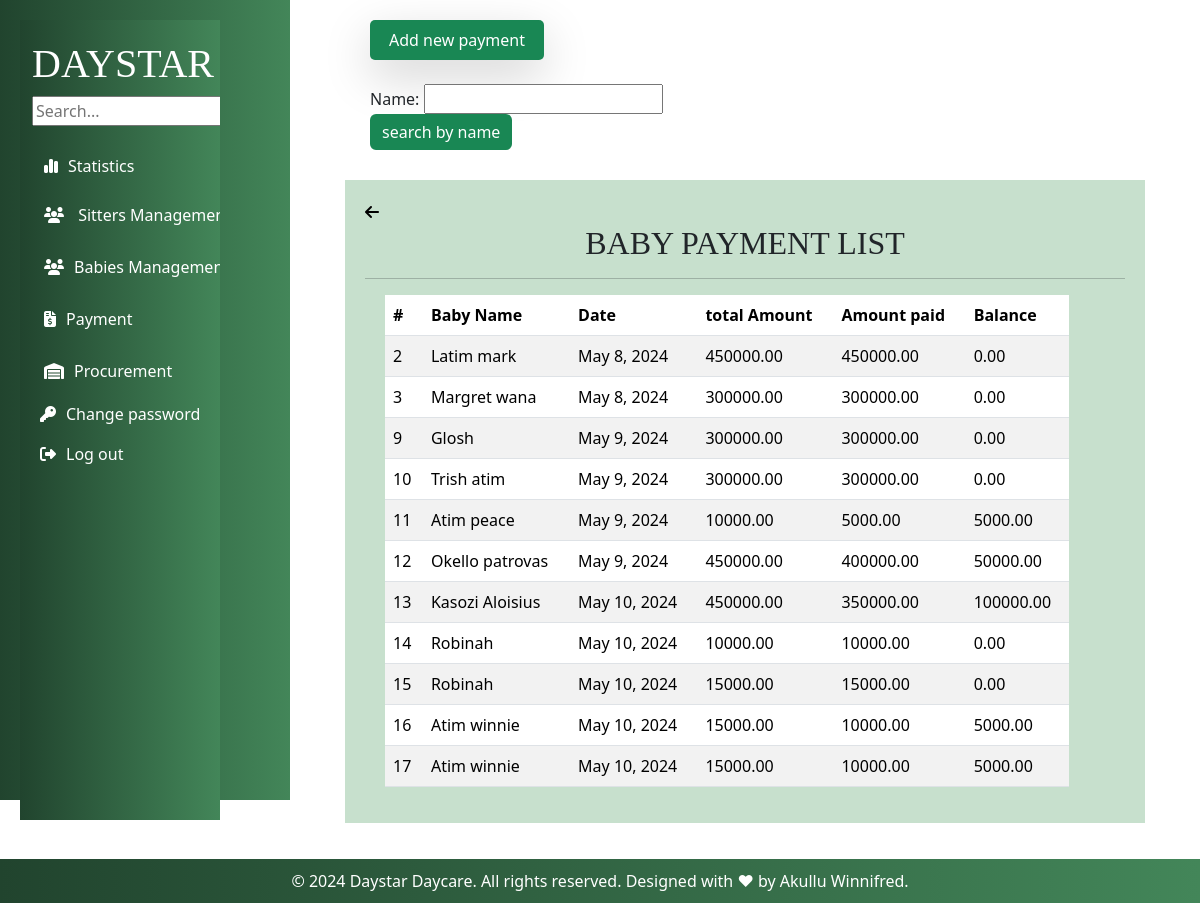
The app's page /babypaymentlist/ (signed in), older data.
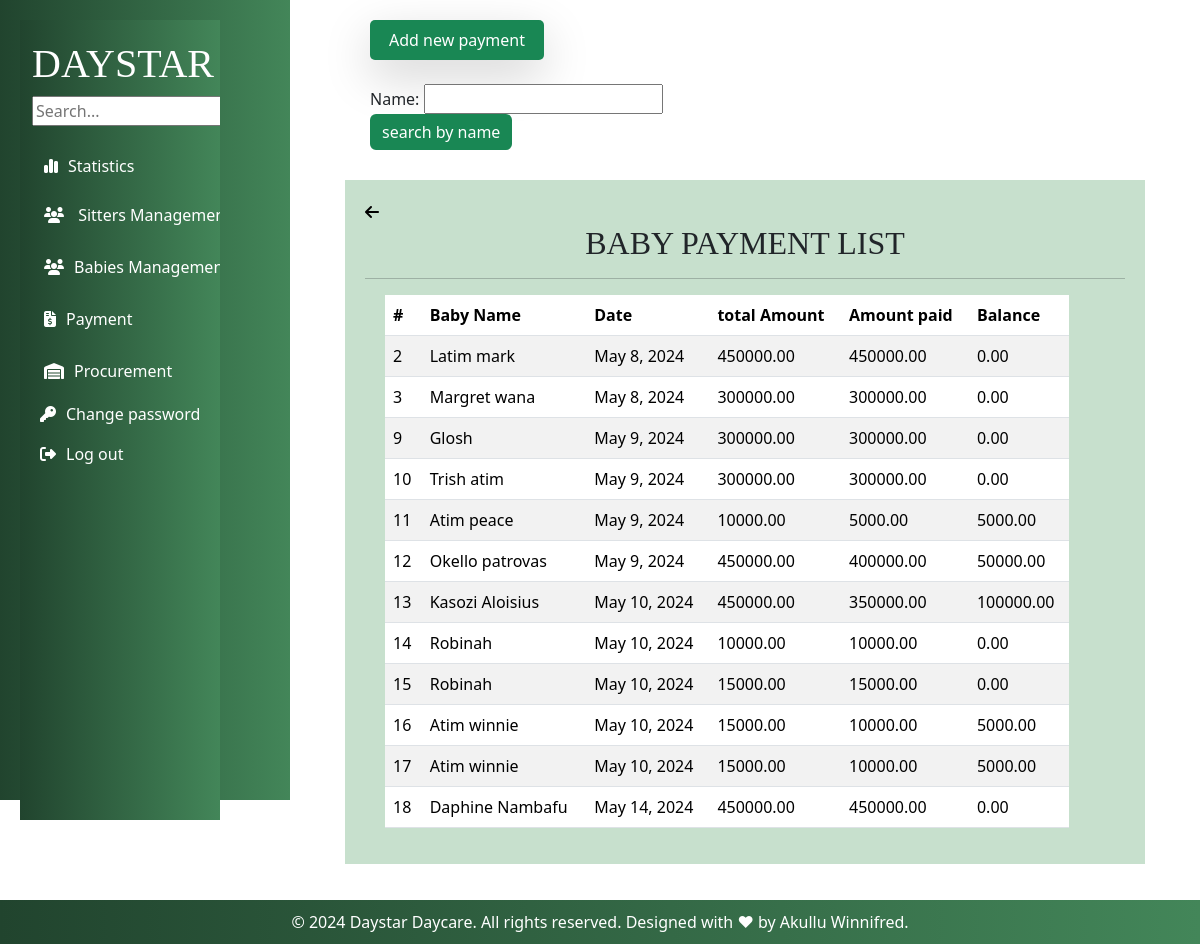
The same page, newer data.
### myapp/models.py (models this page shows, shortened)
class BabyPayment(models.Model):
    name = models.CharField(max_length=200,validators=[validate_letters])
    payment_date = models.DateField()
    full_day = models.BooleanField(default=False,blank=True)
    half_day = models.BooleanField(default=False,blank=True)
    monthly = models.BooleanField(default=False,blank=True)
    monthly = models.BooleanField(default=False,blank=True)
    total_amount_due = models.DecimalField(max_digits=10, decimal_places=2,blank=True)
    amount_paid = models.DecimalField(max_digits=10, decimal_places=2)
    remaining_balance = models.DecimalField(max_digits=10, decimal_places=2,default=False,blank=True)

### myapp/views.py (the view)
# urls.py: path('babypaymentlist/',views.babypaymentlist,name='babypaymentlist'),
@login_required
def babypaymentlist(request):
    payment=BabyPayment.objects.all().order_by('id')
    payment_filter=payment_Filter(request.GET,queryset=payment)
    payment = payment_filter.qs
    return render(request,'baby_payments/babypaymentlist.html',{'babypayment':payment,'payment_filter':payment_filter})

### myapp/templates/baby_payments/babypaymentlist.html (shortened to what this page needs)
{% extends 'base.html' %}
{% block content %}
<button class="p-2 bg-teal-500 rounded-lg shadow-lg bg bg-success"
    style="margin-left: 60px; border-radius: 5px; border: #B4BDFF; width: 20%; height: 5%;"><a
        style="color: white; text-decoration: none;" href="/sitterpayment">Add new payment</a></button>
<br><br>
<form method="GET" style="margin-left: 60px;">
    {{ payment_filter.form }}
    <input type="submit" value="search by name" class="btn btn-primary bg bg-success" style="border: none;">
</form>
<div class="container">
    <div>
        <a href="{% url 'babypaymentlist' %}"> <i class="fa-solid fa-arrow-left" style="color: black;"></i></a>
    </div>
    <h2 class="text-center">BABY PAYMENT LIST</h2>
    <hr>
    <table class="table table-striped" style="width: 90%; margin-left: 20px;">
        <thead>
            <tr>
                <th>#</th>
                <th>Baby Name</th>
                <th>Date</th>
                <th>total Amount</th>
                <th>Amount paid</th>
                <th>Balance</th>
            </tr>
        </thead>
        <tbody>
            {% for each in babypayment %}
            <tr>
                <td> {{each.id}}</td>
                <td>{{each.name}}</td>
                <td>{{each.payment_date}}</td>
                <td>{{each.total_amount_due}}</td>
                <td>{{each.amount_paid}}</td>
                <td>{{each.remaining_balance}}</td>
            </tr>
            {% endfor %}
        </tbody>
    </table>
</div>
{% endblock %}

### myapp/templates/base.html (shortened to what this page needs)
{% load static %}
<!DOCTYPE html>
<html lang="en">
<head>
  <link rel="stylesheet" href="{% static 'css/base.css' %}">
  <link rel="stylesheet" href="../static/styles/bootstrap/css/bootstrap.css" />
  <link rel="stylesheet" href="https://cdnjs.cloudflare.com/ajax/libs/font-awesome/6.5.2/css/all.min.css"
 />
  {% load bootstrap5 %}
  {% bootstrap_css %}
</head>
<body>
  <div class="sidebar">
    <div class="container-fluid">
      <div class="row">
        <nav class="col-md-3 col-lg-2 d-md-block bg-dark sidebar">
            <h1 style="font-family: Georgia, 'Times New Roman', Times, serif;">DAYSTAR</h1>
          <div class="search-container">
            <input type="text" id="sidebarSearchInput" placeholder="Search...">
          </div>
          <div class="col-auto col-md-3 col-xl-2 px-sm-2 px-0 " style="width: 250px">
            <ul class="nav nav-pills flex-column mb-sm-auto mb-0 align-items-center align-items-sm-start"
              id="sidebarList">
              <li class="nav-item">
                <a href="{% url 'home' %}" class="nav-link align-middle px-0">
                  <span class="ms-1 d-none d-sm-inline" style="color: white !important"><i
                      class="fa-solid fa-chart-simple" style="margin-right: 10px"></i>Statistics</span>
                </a>
              </li>
              <li>
                <a href="#submenu1" data-bs-toggle="collapse" class="nav-link px-0 align-middle">
                  <span class="ms-1 d-none d-sm-inline" style="color: white !important"><i class="fa-solid fa-users"
                      style="margin-right: 10px"></i>
                    Sitters Management</span>
                </a>
              </li>
              <li>
                <a href="#submenu2" data-bs-toggle="collapse" class="nav-link px-0 align-middle">
                  <span class="ms-1 d-none d-sm-inline" style="color: white !important"><i class="fa-solid fa-users"
                      style="margin-right: 10px"></i>Babies Management</span>
                </a>
              </li>
              <li>
                <a href="#submenu3" data-bs-toggle="collapse" class="nav-link px-0 align-middle">
                  <span class="ms-1 d-none d-sm-inline" style="color: white !important"><i
                      class="fa-solid fa-file-invoice-dollar" style="margin-right: 10px"></i>Payment</span>
                </a>
              </li>
              <li>
                <a href="#submenu5" data-bs-toggle="collapse" class="nav-link px-0 align-middle">
                  <span class="ms-1 d-none d-sm-inline" style="color: white !important"><i class="fa-solid fa-warehouse"
                      style="margin-right: 10px"></i>Procurement</span>
                </a>
              </li>
              <li>
              <li>
                <a href="{% url 'change-password' %}" class="nav-link px-0">
                  <span class="d-none d-sm-inline" style="color: white !important"><i class="fa fa-key"
                      aria-hidden="true" style="margin-right: 10px"></i>Change password</i></span>
                </a>
              </li>
              <li>
                <a href="{% url 'logout' %}" class="nav-link px-0">
                  <span class="d-none d-sm-inline" style="color: white !important"><i
                      class="fa-solid fa-right-from-bracket" style="margin-right: 10px"></i>Log out</i></span>
                </a>
              </li>
            </ul>
          </div>
      </div>
    </div>
  </div>
  <div class="content">
    {% block content %}
    {% endblock %}
  </div>
  <footer class="footer">
    © 2024 Daystar Daycare. All rights reserved. Designed with ♥ by Akullu Winnifred.
  </footer>
</body>
</html>

### myapp/static/css/base.css (style rules this page uses)
.sidebar { width: 250px; padding: 20px; background-color: #28a745; color: white; float: right; height: 143.5vh; display: flex; height: 100%; flex: 0 0 250px; background-color: #337357; color: white; overflow-y: auto; }
.content { margin-left: 290px; padding: 20px; }
.search-container { margin-bottom: 20px; }
.sidebar ul { list-style-type: none; padding: 0; }
.sidebar a { color: white; text-decoration: none; }
.footer { background-color: #28a745; text-align: center; padding: 10px; bottom: 0; display: flex; flex-direction: column; margin-bottom: 0; position: fixed; width: 100%; }
body { min-height: 100vh; }

### myapp/templates/base.html (style rules this page uses)
.sidebar { width: 290px; padding: 20px; background: linear-gradient(to right, #21442e, #438659); color: white; float: left; height: 100vh; position: fixed; }
.content { margin-left: 290px; padding: 20px; }
.search-container { margin-bottom: 20px; }
.sidebar ul { list-style-type: none; padding: 0; }
.sidebar a { color: white; text-decoration: none; }
.footer { background: linear-gradient(to right, #21442e, #438659); color: white; }

### myapp/templates/baby_payments/babypaymentlist.html (style rules this page uses)
.container { padding-top: 20px; margin-top: 30px; margin-bottom: 60px; max-width: 800px; background-color: rgba(153, 198, 165, 0.55); padding: 20px; }
h2 { font-family: Georgia, 'Times New Roman', Times, serif; text-align: center; }

Row changes from the older to the newer data that the page shows:
added BabyPayment: id "18", name "Daphine Nambafu", payment_date "May 14, 2024", total_amount_due "450000.00", amount_paid "450000.00", remaining_balance "0.00"
